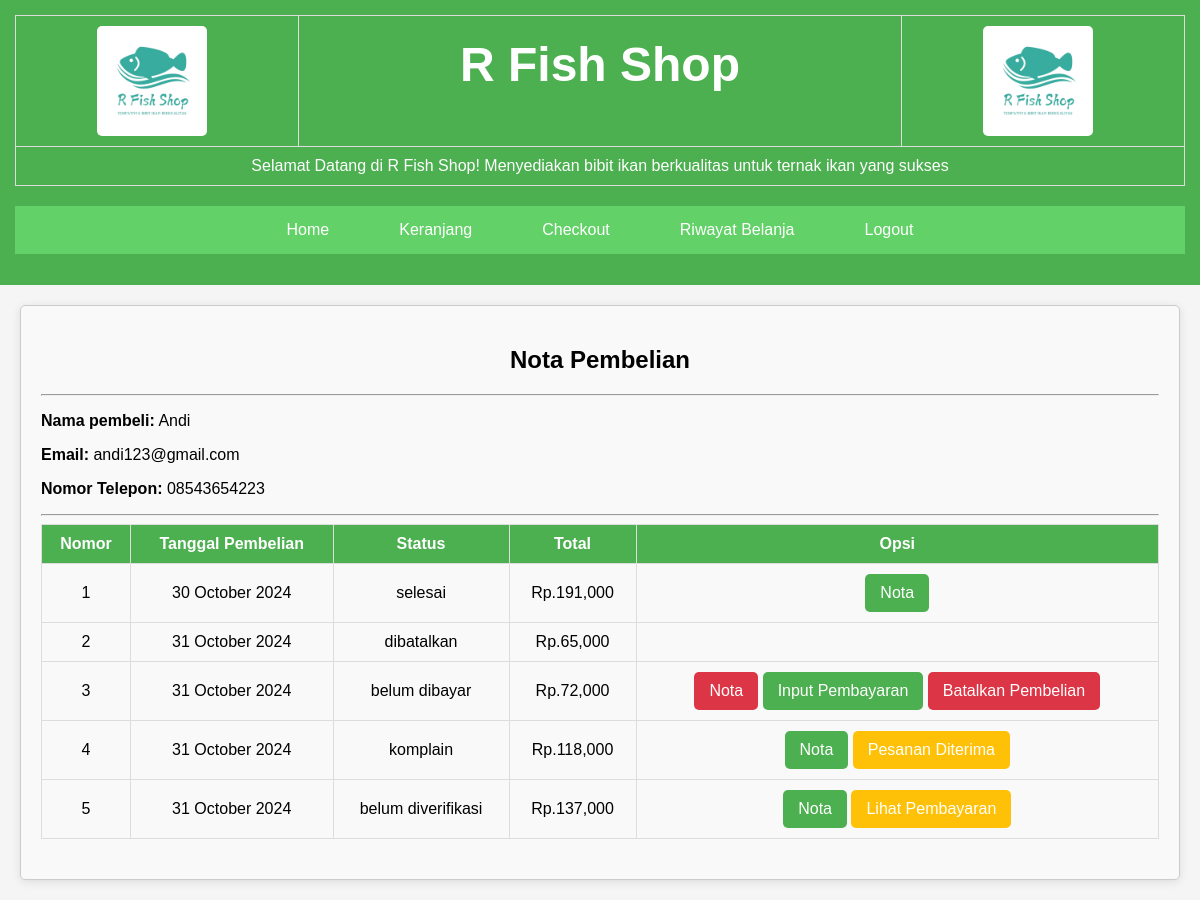
The page /riwayat.php (signed in) on the database its author committed.
### tables this page shows
CREATE TABLE `faktur` (
  `id_faktur` varchar(10) NOT NULL,
  `tanggal_pembelian` date NOT NULL,
  `tanggal_pembayaran` varchar(20) NOT NULL,
  `total_harga` varchar(20) NOT NULL,
  `id_pelanggan` varchar(10) NOT NULL,
  `id_ongkir` varchar(10) NOT NULL,
  `id_metode` varchar(10) NOT NULL,
  `id_status` varchar(10) NOT NULL,
  `alamat_pengiriman` varchar(100) NOT NULL,
  `bukti_pembayaran` varchar(100) NOT NULL,
  `penilaian_produk` varchar(500) NOT NULL,
  `komplain` varchar(500) NOT NULL
);

CREATE TABLE `status_pemesanan` (
  `id_status` varchar(10) NOT NULL,
  `status` varchar(20) NOT NULL
);

### riwayat.php (the view, shortened to what this page needs)
<?php
include "config.php";
?>
<html>
<head>
	<?php include 'head.php'; ?>
	<link rel="stylesheet" href="css/styletambah.css">
	<link rel="stylesheet" href="css/stylekeranjang.css">
</head>
<body>
	<?php include 'header.php'; ?>
	<main>
		<div class="report-box">
		<h2>Nota Pembelian</h2>
		<hr>
		<p><strong>Nama pembeli:</strong> <?php echo $_SESSION["Pelanggan"]["nama"]?></p>
		<p><strong>Email:</strong> <?php echo $_SESSION["Pelanggan"]["email"]?></p>
		<p><strong>Nomor Telepon:</strong> <?php echo $_SESSION["Pelanggan"]["telepon"]?></p>
		<hr>
		<table>
            <thead>
                <tr>
                    <th>Nomor</th>
                    <th>Tanggal Pembelian</th>
                    <th>Status</th>
                    <th>Total</th>
                    <th>Opsi</th>
                </tr>
            </thead>
            <tbody>
				<?php $nomor=1;
				$id_pelanggan= $_SESSION["Pelanggan"]['id_pelanggan'];
				$ambil=$koneksi->query("SELECT * FROM faktur
				JOIN status_pemesanan ON faktur.id_status=status_pemesanan.id_status
				WHERE id_pelanggan='$id_pelanggan'");
				while($pecah=$ambil->fetch_assoc()){?>
                <tr>
                    <td><?php echo $nomor;?></td>
                    <td><?php echo date("d F Y", strtotime($pecah["tanggal_pembelian"]))?></td>
                    <td><?php echo $pecah["status"]?></td>
                    <td>Rp.<?php echo number_format($pecah["total_harga"]);?></td>
                    <td>
						<?php if($pecah['id_status']=="S001"):?>
						<a href="nota.php?id_faktur=<?php echo $pecah["id_faktur"]?>" class="btn-custom-danger">Nota</a>
						<a href="pembayaran.php?id_faktur=<?php echo $pecah['id_faktur']?>" class="btn-custom-save">Input Pembayaran</a>
						<a href="batal.php?id_faktur=<?php echo $pecah['id_faktur']?>" onclick="return confirm('Apakah anda yakin ingin membatalkan pembelian?')" class="btn-custom-danger" name="batal">Batalkan Pembelian</a>
						<?php endif?>
						<?php if($pecah['id_status']=="S003" OR $pecah['id_status']=="S008"):?>
						<a href="nota.php?id_faktur=<?php echo $pecah["id_faktur"]?>" class="btn-custom-save">Nota</a>
						<a href="penilaian.php?id_faktur=<?php echo $pecah['id_faktur']?>" class="btn-custom-warning">Pesanan Diterima</a>
						<?php endif?>
						<?php if($pecah['id_status']=="S005"):?>
						<a href="nota.php?id_faktur=<?php echo $pecah["id_faktur"]?>" class="btn-custom-save">Nota</a>
						<?php endif?>
						<?php if($pecah['id_status']=="S002" OR $pecah['id_status']=="S004" OR $pecah['id_status']=="S007"):?>
						<a href="nota.php?id_faktur=<?php echo $pecah["id_faktur"]?>" class="btn-custom-save">Nota</a>
						<a href="lihat_pembayaran.php?id_faktur=<?php echo $pecah['id_faktur']?>" class="btn-custom-warning">Lihat Pembayaran</a>
						<?php endif?>
					</td>
						<?php $nomor++;?>
						<?php } ?>
                </tr>
            </tbody>
        </table>
	</div>
	</main>
</body>
</html>

### css/styleindex.css (style rules this page uses)
body { font-family: Arial, sans-serif; margin: 0; padding: 0; background-color: #f5f5f5; }
main { padding: 20px; }
main { padding: 20px; text-align: center; }
table { width: 100%; border-collapse: collapse; margin-bottom: 20px; }
table, th, td { border: 1px solid #ddd; }
th, td { padding: 10px; text-align: center; }
th { background-color: #4CAF50; color: white; }
.btn-custom-danger { display: inline-block; padding: 10px 15px; color: white; background-color: #dc3545; border: none; border-radius: 5px; text-decoration: none; text-align: center; }
.btn-custom-warning { display: inline-block; padding: 10px 15px; color: white; background-color: #ffc107; border: none; border-radius: 5px; text-decoration: none; text-align: center; }
.btn-custom-save { display: inline-block; padding: 10px 15px; color: white; background-color: #4CAF50; border: none; border-radius: 5px; text-decoration: none; text-align: center; }

### css/styletambah.css (style rules this page uses)
.report-box { padding: 20px; border: 1px solid #ccc; border-radius: 5px; background-color: #f9f9f9; box-shadow: 0 2px 10px rgba(0, 0, 0, 0.1); }
.report-box h2 { text-align: center; }

### css/stylekeranjang.css (style rules this page uses)
html, body { height: 100%; margin: 0; }
body { display: flex; flex-direction: column; }
main { flex: 1; padding: 20px; }
table { width: 100%; border-collapse: collapse; margin-bottom: 20px; }
table, th, td { border: 1px solid #ddd; }
th, td { padding: 10px; text-align: center; }
th { background-color: #4CAF50; color: white; }
.btn-custom-danger { display: inline-block; padding: 10px 15px; color: white; background-color: #dc3545; border: none; border-radius: 5px; text-decoration: none; text-align: center; }
.btn-custom-warning { display: inline-block; padding: 10px 15px; color: white; background-color: #ffc107; border: none; border-radius: 5px; text-decoration: none; text-align: center; }
.btn-custom-save { display: inline-block; padding: 10px 15px; color: white; background-color: #4CAF50; border: none; border-radius: 5px; text-decoration: none; text-align: center; }

### riwayat.php (style rules this page uses)
main { padding: 20px; text-align: justify; }

### rows shown on the page
faktur: tanggal_pembelian "30 October 2024", id_status.status "selesai", total_harga "191,000"
faktur: tanggal_pembelian "31 October 2024", id_status.status "dibatalkan", total_harga "65,000"
faktur: tanggal_pembelian "31 October 2024", id_status.status "belum dibayar", total_harga "72,000"
faktur: tanggal_pembelian "31 October 2024", id_status.status "komplain", total_harga "118,000"
faktur: tanggal_pembelian "31 October 2024", id_status.status "belum diverifikasi", total_harga "137,000"

### other values the page prints
$_SESSION["Pelanggan"]["nama"] "Andi"
$_SESSION["Pelanggan"]["email"] "andi123@gmail.com"
$_SESSION["Pelanggan"]["telepon"] "08543654223"
